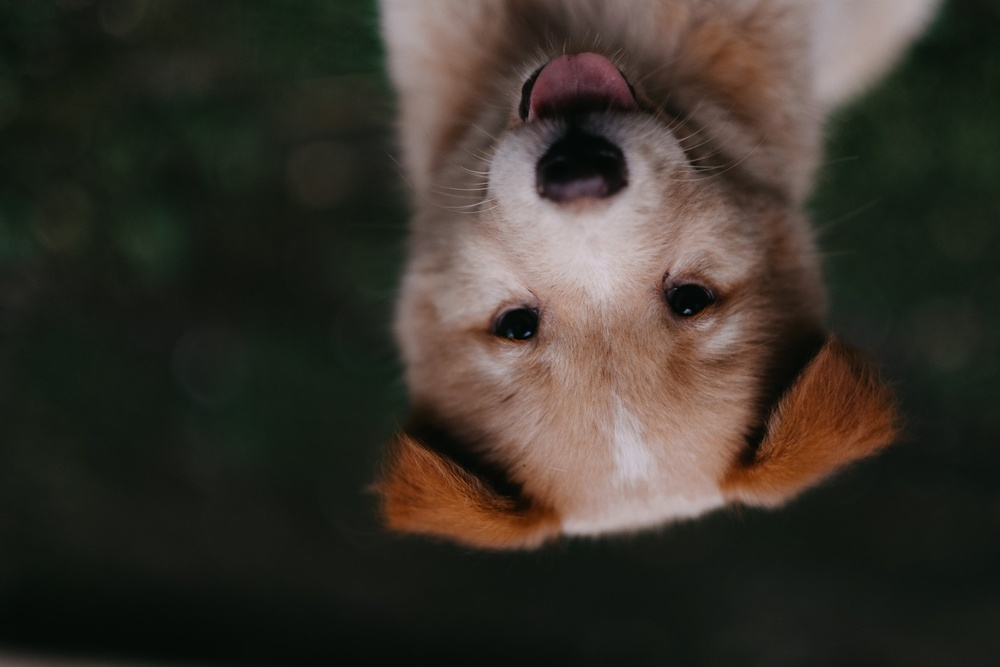
#> input picture 03-OpenCV/new_flipped.jpg, 1000 x 667 px, shrunk from 1950 x 1300 before the run, given in place of the camera
$ jupyter execute 003-OpticalFlow.ipynb
#> lines starting #> are read from the running program, lines starting #| are printed output that depends on the picture; after the words box and inside, x2 and y2 are one past the last pixel; in counts of white or black regions, pixels touching at a corner belong together
[cell 1]
import numpy as np
import cv2

[cell 2]
corner_track_params = dict(maxCorners = 10, qualityLevel=0.3,minDistance=7,blockSize=7)

[cell 3]
lk_params = dict(winSize=(200,200),maxLevel=2,criteria=(cv2.TERM_CRITERIA_EPS or cv2.TERM_CRITERIA_COUNT,10,0.03))

[cell 4]
cap = cv2.VideoCapture(0)

ret,prev_frame = cap.read()
#> prev_frame is the input picture: shape (667, 1000, 3); mean B, G, R 43.8, 51.8, 57.3

prev_gray = cv2.cvtColor(prev_frame,cv2.COLOR_BGR2GRAY)
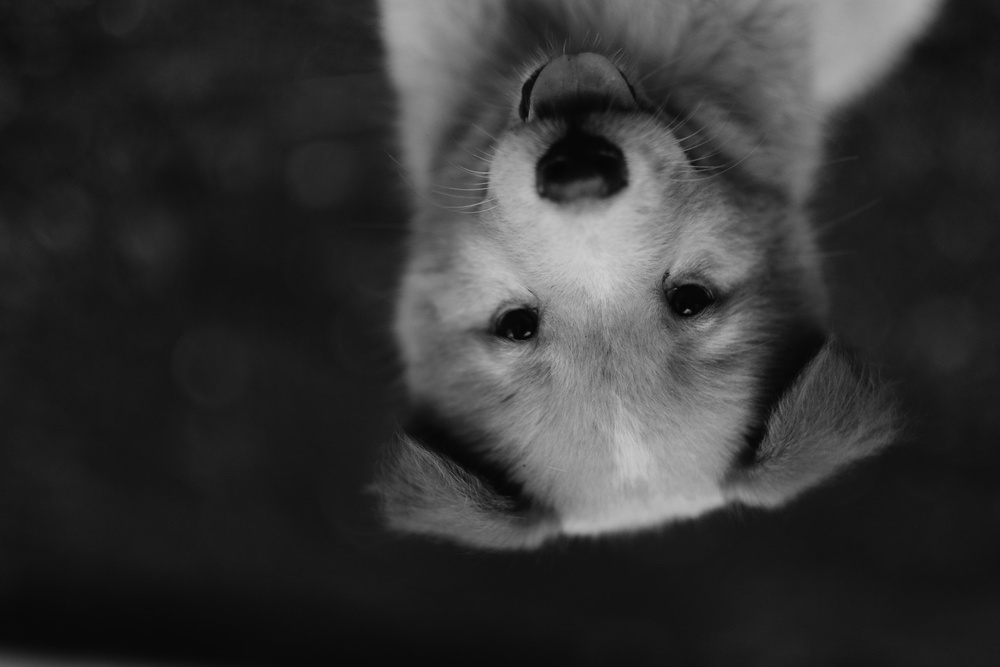
#> prev_gray: shape (667, 1000); min 2, max 208, mean 52.5

#PTS TO TRACK
prevPts = cv2.goodFeaturesToTrack(prev_gray,mask=None,**corner_track_params)
#> prevPts = [[687, 311], [527, 333], [667, 274], [487, 182], [685, 153], [536, 309], [485, 192], [510, 336], [688, 160], [679, 144]]

mask = np.zeros_like(prev_frame)

while True:
    ret,frame = cap.read()
    frame_gray = cv2.cvtColor(frame,cv2.COLOR_BGR2GRAY)

    nextPts, status, err = cv2.calcOpticalFlowPyrLK(prev_gray,frame_gray,prevPts,None,**lk_params)
#> nextPts has the same summary as prevPts; status = [1, 1, 1, 1, 1, 1, 1, 1, 1, 1]; err = [0, 0, 0, 0, 0, 0, 0, 0, 0, 0]

    good_new = nextPts[status==1]
#> good_new has the same summary as prevPts
    good_prev = prevPts[status==1]
#> good_prev has the same summary as prevPts

    for i,(new,prev) in enumerate(zip(good_new,good_prev)):
        x_new,y_new = new.ravel()
        x_prev,y_prev = prev.ravel()

        mask = cv2.line(mask,(int(x_new),int(y_new)),(int(x_prev),int(y_prev)),(255,0,0),3)

        frame = cv2.circle(frame,(int(x_new),int(y_new)),8,(0,0,255),-1)
#> this loop made 10 passes
#> (x_new, y_new, x_prev, y_prev) on passes 1 to 10: (687, 311, 687, 311), (527, 333, 527, 333), (667, 274, 667, 274), (487, 182, 487, 182), (685, 153, 685, 153), (536, 309, 536, 309), (485, 192, 485, 192), (510, 336, 510, 336), (688, 160, 688, 160), (679, 144, 679, 144)
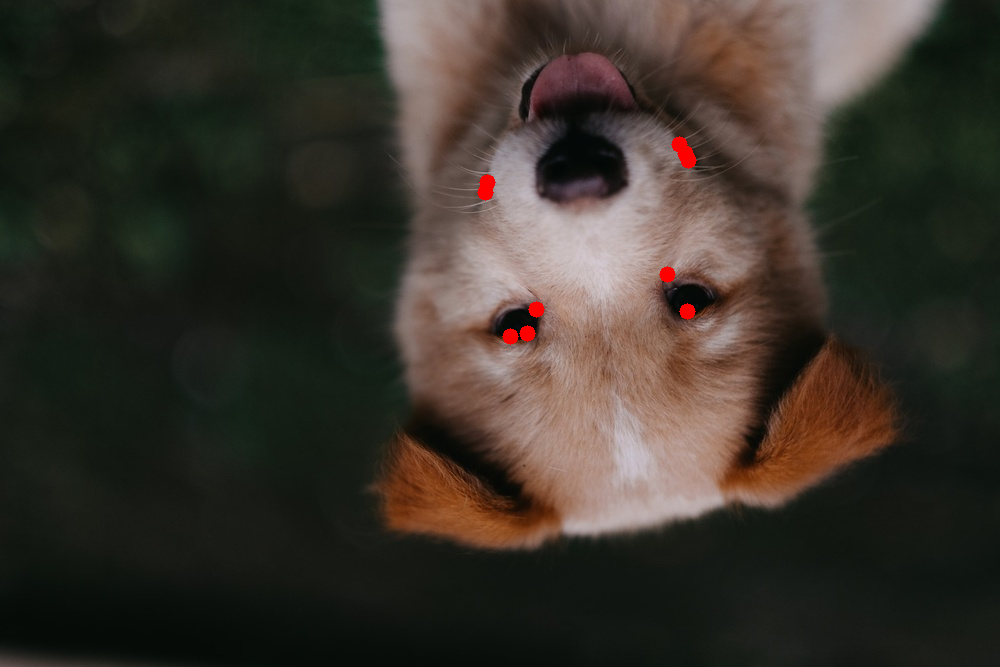
#> frame: shape (667, 1000, 3); mean B, G, R 43.6, 51.6, 57.7
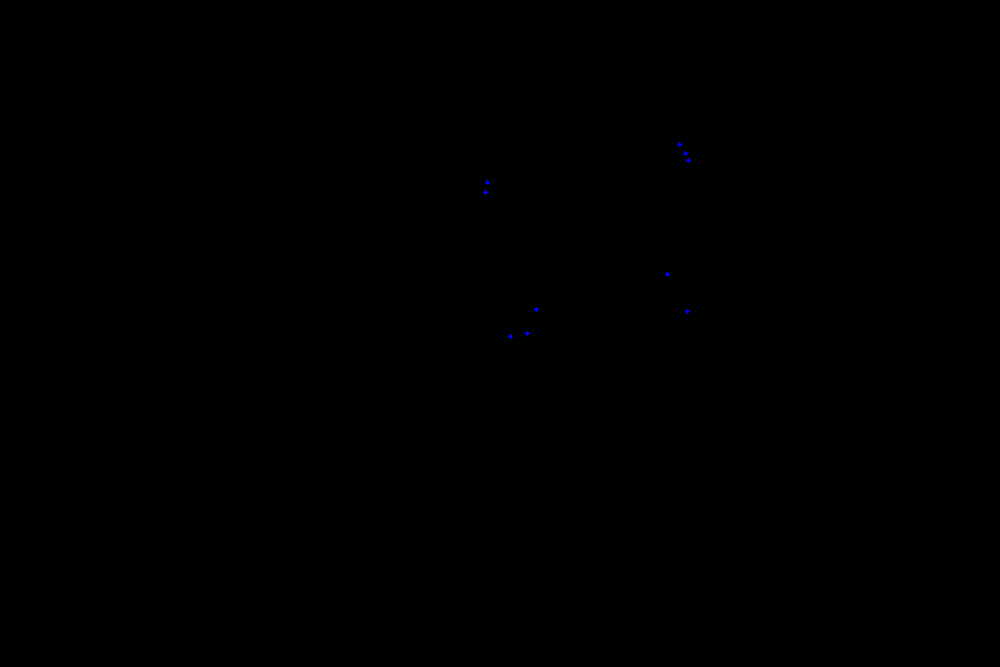
#> mask: shape (667, 1000, 3); mean of channels 0, 1, 2 0, 0, 0; drawn as B, G, R

    img = cv2.add(frame,mask)
    cv2.imshow('tracking',img)

    k=cv2.waitKey(30) & 0xFF
#> (key Esc is pressed here)

    if k == 27:
        break

    prev_gray = frame_gray.copy()
    prevPts = good_new.reshape(-1,1,2)

cv2.destroyAllWindows()
cap.release()

[cell 5]
cap = cv2.VideoCapture(0)

ret, frame1 = cap.read()

prvsImg = cv2.cvtColor(frame1,cv2.COLOR_BGR2GRAY)

hsv_mask = np.zeros_like(frame1)
hsv_mask[:,:,1] = 255

while True:
    ret,frame2 = cap.read()
    nextImg = cv2.cvtColor(frame2,cv2.COLOR_BGR2GRAY)

    flow = cv2.calcOpticalFlowFarneback(prvsImg,nextImg,None,0.5,3,15,3,5,1.2,0)

    mag, ang = cv2.cartToPolar(flow[:,:,0],flow[:,:,1],angleInDegrees=True)
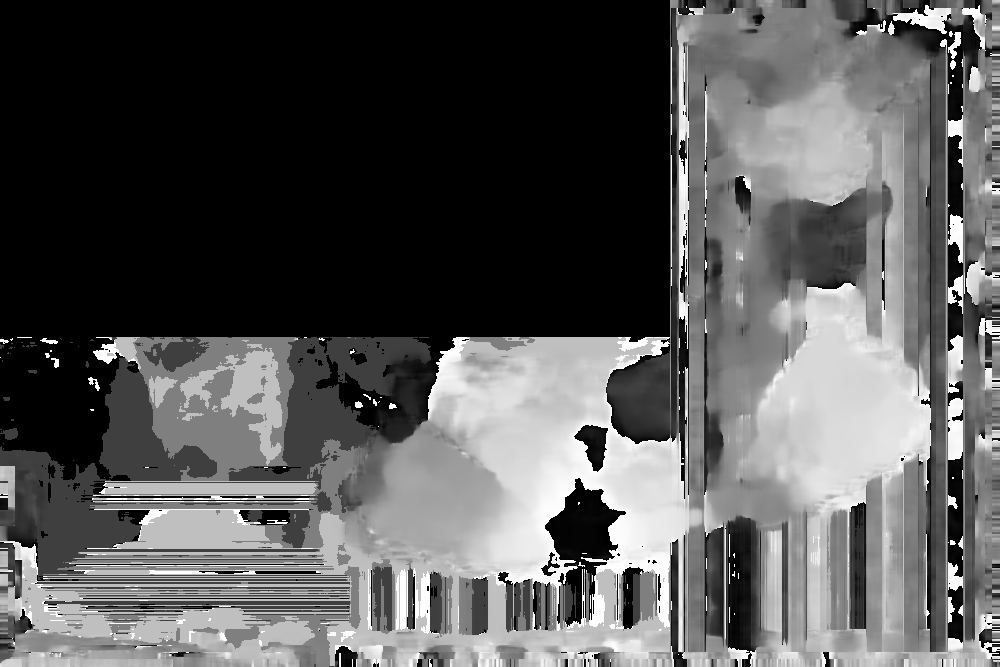
#> ang: shape (667, 1000) float32; min 0, max 360, mean 124.3; drawn with min black and max white
    hsv_mask[:,:,0] = ang/2
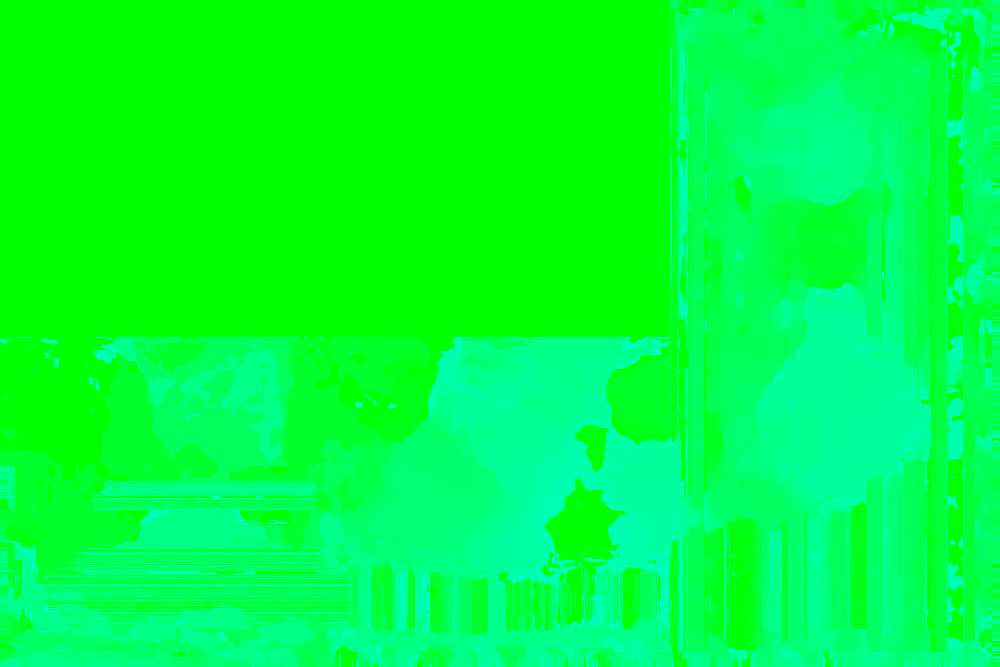
#> hsv_mask: shape (667, 1000, 3); mean of channels 0, 1, 2 61.9, 255, 0; drawn as B, G, R
    hsv_mask[:,:,2] = cv2.normalize(mag,None,0,255,cv2.NORM_MINMAX)
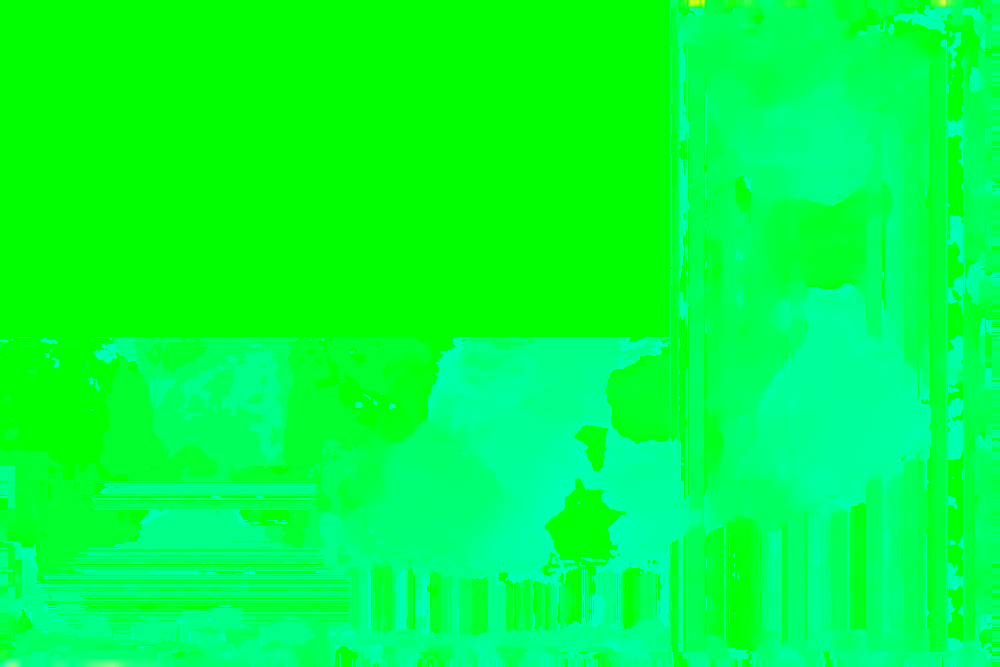
#> hsv_mask: shape (667, 1000, 3); 0.42% of pixels changed, all inside (x1, y1, x2, y2) = (0, 0, 1000, 667); drawn as B, G, R
    bgr = cv2.cvtColor(hsv_mask,cv2.COLOR_HSV2BGR)
    cv2.imshow('frame',bgr)
    k = cv2.waitKey(10) & 0xFF
#> (key Esc is pressed here)
    if k == ord('c'):
        break

    PrvsImg = nextImg

cv2.destroyAllWindows()
cap.release()
